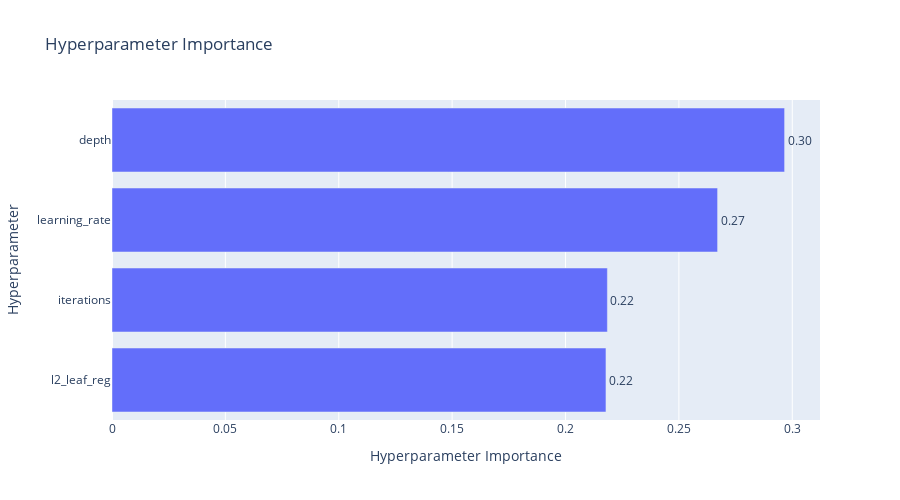

Source (notebook cell):
### Code cell
fig = plot_param_importances(study)
fig.update_layout(title='Hyperparameter Importance', width=900, height=500)
fig.show()

### Figure 1 — Plotly figure (JSON) as saved in the notebook; plotly's stock layout.template omitted (floating-point values rounded to 4 significant figures)
{"data": [{"cliponaxis": false, "hovertemplate": ["l2_leaf_reg (FloatDistribution): 0.21783809116545855<extra></extra>", "iterations (IntDistribution): 0.21847050077035468<extra></extra>", "learning_rate (FloatDistribution): 0.2670698354256173<extra></extra>", "depth (IntDistribution): 0.2966215726385695<extra></extra>"], "name": "Objective Value", "orientation": "h", "text": ["0.22", "0.22", "0.27", "0.30"], "textposition": "outside", "type": "bar", "x": [0.2178, 0.2185, 0.2671, 0.2966], "y": ["l2_leaf_reg", "iterations", "learning_rate", "depth"]}], "layout": {"height": 500, "title": {"text": "Hyperparameter Importance"}, "width": 900, "xaxis": {"title": {"text": "Hyperparameter Importance"}}, "yaxis": {"title": {"text": "Hyperparameter"}}}}
